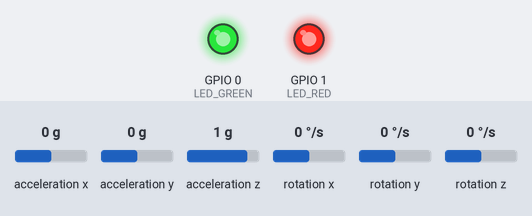
A sketch run on a simulated ESP32. On the bench: output pins drawn as LEDs (lit = HIGH). Inputs (shaded band) come from the test bench; at power-on: acceleration x 0 g, acceleration y 0 g, acceleration z 1 g, rotation x 0 °/s, rotation y 0 °/s, rotation z 0 °/s. WiFi joins after 1.5 s; servers stay silent unless stated; what the sketch prints to the serial monitor is not drawn.

Above: at 5.6 s.
At 9.1 s:
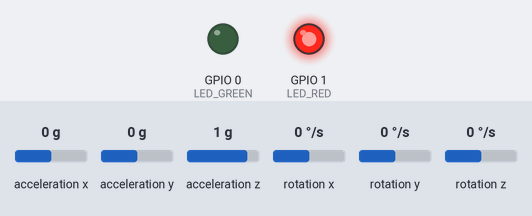
At 11.6 s:
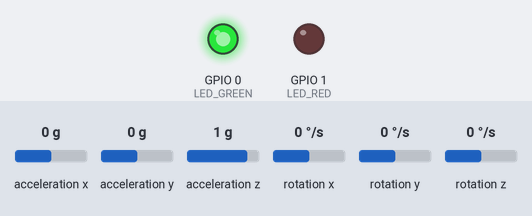
Timing chart, 0 to 13.1 s (numbered marks = the images above):
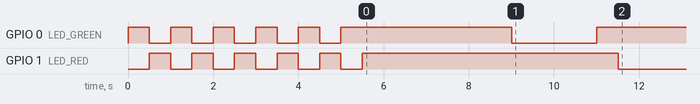

The sketch:

hub.ino
```cpp
#include <esp_now.h>
#include <esp_wifi.h>
#include <WiFi.h>
#include <WiFiUdp.h>
#include <Wire.h>
#include "I2Cdev.h"
#include "MPU6050_6Axis_MotionApps612.h"

const char* SELF_LABEL = "CHEST"; // HIPS
const char* ssid       = "TP-Link_DF6C_Cave";
const char* password   = "Caveiot@123";

const char* server_ip1 = "192.168.1.217"; // "192.168.0.104"
const char* server_ip2 = "192.168.1.159"; // "192.168.0.110"
const unsigned int port   = 5005;

const int LED_RED   = 1;
const int LED_GREEN = 0;

WiFiUDP udp;
MPU6050 mpu;
uint8_t fifoBuffer[64];

#pragma pack(1)
struct SensorData {
  char label[8];
  float qw, qx, qy, qz;
};
struct ProbePacket {
  char magic[4];   // "WHO?"
};
struct ProbeReply {
  char magic[4];   // "HERE"
  uint8_t channel;
};
#pragma pack()

static SensorData bufA[8], bufB[8];
static volatile SensorData* writeBuf = bufA;
static SensorData* readBuf = bufB;
static volatile int writeCount = 0;
portMUX_TYPE mux = portMUX_INITIALIZER_UNLOCKED;

uint8_t realChannel = 1;

// Tracks FIFO overflow events during normal operation, so we can tell
// from the console whether the loop is falling behind the DMP's output
// rate (which would indicate a timing/load problem) rather than guessing.
static unsigned long fifoOverflowCount = 0;

void onEspNowReceive(const esp_now_recv_info *info, const uint8_t *incomingData, int len) {
  if (len == sizeof(SensorData)) {
    portENTER_CRITICAL_ISR(&mux);
    if (writeCount < 8) {
      memcpy((void*)&writeBuf[writeCount], incomingData, sizeof(SensorData));
      writeCount++;
    }
    portEXIT_CRITICAL_ISR(&mux);
    return;
  }

  if (len == sizeof(ProbePacket)) {
    ProbePacket probe;
    memcpy(&probe, incomingData, sizeof(probe));
    if (memcmp(probe.magic, "WHO?", 4) != 0) return;

    esp_now_peer_info_t replyPeer = {};
    memcpy(replyPeer.peer_addr, info->src_addr, 6);
    replyPeer.channel = realChannel;
    replyPeer.encrypt = false;
    if (esp_now_add_peer(&replyPeer) == ESP_OK) {
      ProbeReply reply;
      memcpy(reply.magic, "HERE", 4);
      reply.channel = realChannel;
      esp_now_send(info->src_addr, (uint8_t*)&reply, sizeof(reply));
      esp_now_del_peer(info->src_addr);
    }
  }
}

void forwardPacket(const char* label, float qw, float qx, float qy, float qz) {
  char payload[64];
  snprintf(payload, sizeof(payload), "%s,%.4f,%.4f,%.4f,%.4f", label, qw, qx, qy, qz);
  udp.beginPacket(server_ip1, port);
  udp.print(payload);
  udp.endPacket();

  udp.beginPacket(server_ip2, port);
  udp.print(payload);
  udp.endPacket();
}

void connectWiFi() {
  Serial.print("Connecting to WiFi");
  WiFi.begin(ssid, password);
  unsigned long start = millis();
  while (WiFi.status() != WL_CONNECTED) {
    delay(500);
    Serial.print(".");
    if (millis() - start > 20000) {
      Serial.println(" Failed!");
      return;
    }
  }
  Serial.println(" Connected!");
  Serial.print("IP address: ");
  Serial.println(WiFi.localIP());
  Serial.print("Sending to server IP: ");
  Serial.println(server_ip1);
  Serial.println(server_ip2);
}

void setup() {
  Serial.begin(115200);
  Wire.begin(8, 9);
  pinMode(LED_RED,   OUTPUT);
  pinMode(LED_GREEN, OUTPUT);
  digitalWrite(LED_RED,   HIGH);
  digitalWrite(LED_GREEN, HIGH);

  for (int i = 0; i < 11; i++) {
    digitalWrite(LED_RED,   (i % 2) ? HIGH : LOW);
    digitalWrite(LED_GREEN, (i % 2) ? LOW  : HIGH);
    delay(500);
  }
  digitalWrite(LED_RED,   HIGH);
  digitalWrite(LED_GREEN, HIGH);

  mpu.initialize();

  // Let the sensor sit completely still and thermally settle before
  // calibrating. A calibration taken while the board is still warming up
  // or was recently jostled can bake in a bad bias for the whole session,
  // which would explain a working run one day and a bad one the next with
  // identical code - nothing here is a code bug, it's a bad snapshot taken
  // at boot.
  delay(2000);
  mpu.CalibrateGyro(15);   // increased from 6 for a more stable average
  mpu.CalibrateAccel(15);  // increased from 6

  connectWiFi();

  if (WiFi.status() == WL_CONNECTED) {
    realChannel = WiFi.channel();
    digitalWrite(LED_GREEN, LOW);
    delay(2000);
    digitalWrite(LED_GREEN, HIGH);

    // TEST PACKET - verify UDP works
    Serial.println("Sending test UDP packet...");
    forwardPacket("TEST", 1.0, 0.0, 0.0, 0.0);
  } else {
    Serial.println("WiFi not connected, check credentials.");
  }

  if (mpu.dmpInitialize() == 0) {
    mpu.setDMPEnabled(true);
  } else {
    while (1) {
      digitalWrite(LED_RED, LOW);   delay(100);
      digitalWrite(LED_RED, HIGH);  delay(100);
    }
  }

  if (esp_now_init() != ESP_OK) return;
  esp_now_register_recv_cb(onEspNowReceive);

  // No need to call udp.begin() for sending – it's optional.
  // udp.begin(server_ip, port);   // remove this line
}

void loop() {
  static unsigned long lastOwnSend = 0;
  static unsigned long lastHB = 0;
  static unsigned long lastChannelRefresh = 0;
  static bool hbOn = false;
  static unsigned long hbStart = 0;

  unsigned long now = millis();

  if (WiFi.status() != WL_CONNECTED) {
    digitalWrite(LED_GREEN, HIGH);
    connectWiFi();
    realChannel = WiFi.channel();
    return;
  }

  if (now - lastChannelRefresh >= 5000) {
    lastChannelRefresh = now;
    realChannel = WiFi.channel();
  }

  if (!hbOn && now - lastHB >= 1000) {
    digitalWrite(LED_RED, LOW);
    hbOn = true; hbStart = now; lastHB = now;
  }
  if (hbOn && now - hbStart >= 150) {
    digitalWrite(LED_RED, HIGH);
    hbOn = false;
  }

  if (now - lastOwnSend >= 15) {
    lastOwnSend = now;
    // Drain the FIFO and keep only the most recent quaternion, instead of
    // reading a single packet per loop.
    bool gotPacket = false;
    Quaternion q;
    uint16_t packetSize = mpu.dmpGetFIFOPacketSize();
    while (mpu.getFIFOCount() >= packetSize) {
      if (mpu.getFIFOCount() >= 1024) {
        fifoOverflowCount++;
        Serial.print("FIFO overflow count: ");
        Serial.println(fifoOverflowCount);
        mpu.resetFIFO();
        break;
      }
      if (mpu.dmpGetCurrentFIFOPacket(fifoBuffer)) {
        mpu.dmpGetQuaternion(&q, fifoBuffer);
        gotPacket = true;
      } else {
        break;
      }
    }
    if (gotPacket) {
      forwardPacket(SELF_LABEL, q.w, q.x, q.y, q.z);
    }
  }

  int count = 0;
  portENTER_CRITICAL(&mux);
  count = writeCount;
  writeCount = 0;
  volatile SensorData* tmp = writeBuf;
  writeBuf = (volatile SensorData*)readBuf;
  readBuf = (SensorData*)tmp;
  portEXIT_CRITICAL(&mux);

  for (int i = 0; i < count; i++) {
    forwardPacket(readBuf[i].label, readBuf[i].qw, readBuf[i].qx, readBuf[i].qy, readBuf[i].qz);
  }

  delay(1);
}
```

Measured:
- by itself, GPIO 1 (LED_RED): goes 4 × (LOW 0.50 s, HIGH 0.50 s), LOW 0.50 s, HIGH 6.0 s, then LOW
